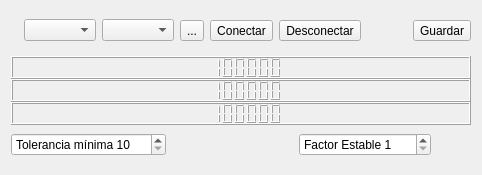
       <widget class="QWidget" name="Bascula">
        <attribute name="icon">
         <iconset>
          <normalon>:/tabs/icons/tabs/bascula.png</normalon>
         </iconset>
        </attribute>
        <attribute name="title">
         <string>Báscula</string>
        </attribute>
        <layout class="QGridLayout" name="gridLayout_4">
         <item row="0" column="0">
          <layout class="QHBoxLayout" name="horizontalLayout_11">
           <property name="sizeConstraint">
            <enum>QLayout::SetFixedSize</enum>
           </property>
           <item>
            <widget class="QLabel" name="label_8">
             <property name="sizePolicy">
              <sizepolicy hsizetype="Preferred" vsizetype="Fixed">
               <horstretch>0</horstretch>
               <verstretch>0</verstretch>
              </sizepolicy>
             </property>
             <property name="maximumSize">
              <size>
               <width>32</width>
               <height>32</height>
              </size>
             </property>
             <property name="text">
              <string/>
             </property>
             <property name="pixmap">
              <pixmap resource="../../resources/system.qrc">:/tabs/icons/tabs/bascula.png</pixmap>
             </property>
             <property name="scaledContents">
              <bool>true</bool>
             </property>
            </widget>
           </item>
           <item>
            <widget class="QComboBox" name="BasculaTipoComboBox">
             <property name="sizePolicy">
              <sizepolicy hsizetype="MinimumExpanding" vsizetype="Fixed">
               <horstretch>0</horstretch>
               <verstretch>0</verstretch>
              </sizepolicy>
             </property>
            </widget>
           </item>
           <item>
            <widget class="QComboBox" name="BasculaDevicesComboBox">
             <property name="sizePolicy">
              <sizepolicy hsizetype="MinimumExpanding" vsizetype="Fixed">
               <horstretch>0</horstretch>
               <verstretch>0</verstretch>
              </sizepolicy>
             </property>
            </widget>
           </item>
           <item>
            <widget class="QToolButton" name="actualizarBasculas">
             <property name="text">
              <string>...</string>
             </property>
             <property name="icon">
              <iconset>
               <normalon>:/temp/icons/system/devices/gnome-session-reboot2.png</normalon>
              </iconset>
             </property>
             <property name="iconSize">
              <size>
               <width>32</width>
               <height>32</height>
              </size>
             </property>
            </widget>
           </item>
           <item>
            <widget class="QToolButton" name="conectarBascula">
             <property name="text">
              <string>Conectar</string>
             </property>
             <property name="icon">
              <iconset>
               <normalon>:/temp/icons/system/devices/network-transmit-receive.png</normalon>
              </iconset>
             </property>
             <property name="iconSize">
              <size>
               <width>32</width>
               <height>32</height>
              </size>
             </property>
            </widget>
           </item>
           <item>
            <widget class="QToolButton" name="desconectarBascula">
             <property name="text">
              <string>Desconectar</string>
             </property>
             <property name="icon">
              <iconset>
               <normalon>:/temp/icons/system/devices/network-offline.png</normalon>
              </iconset>
             </property>
             <property name="iconSize">
              <size>
               <width>32</width>
               <height>32</height>
              </size>
             </property>
            </widget>
           </item>
           <item>
            <widget class="QToolButton" name="BasculaStatus">
             <property name="enabled">
              <bool>false</bool>
             </property>
             <property name="sizePolicy">
              <sizepolicy hsizetype="Fixed" vsizetype="Fixed">
               <horstretch>0</horstretch>
               <verstretch>0</verstretch>
              </sizepolicy>
             </property>
             <property name="statusTip">
              <string notr="true"/>
             </property>
             <property name="whatsThis">
              <string notr="true"/>
             </property>
             <property name="accessibleName">
              <string notr="true"/>
             </property>
             <property name="accessibleDescription">
              <string notr="true"/>
             </property>
             <property name="autoFillBackground">
              <bool>true</bool>
             </property>
             <property name="text">
              <string notr="true"/>
             </property>
             <property name="icon">
              <iconset resource="../../resources/system.qrc">
               <normaloff>:/devices/icons/system/devices/jockey-disabled.png</normaloff>
               <normalon>:/devices/icons/system/devices/jockey-enabled.png</normalon>
               <disabledon>:/devices/icons/system/devices/jockey-enabled.png</disabledon>:/devices/icons/system/devices/jockey-disabled.png</iconset>
             </property>
             <property name="iconSize">
              <size>
               <width>32</width>
               <height>32</height>
              </size>
             </property>
             <property name="shortcut">
              <string notr="true"/>
             </property>
             <property name="checkable">
              <bool>true</bool>
             </property>
             <property name="checked">
              <bool>false</bool>
             </property>
             <property name="autoRaise">
              <bool>true</bool>
             </property>
            </widget>
           </item>
           <item>
            <widget class="QToolButton" name="guardarBascula">
             <property name="text">
              <string>Guardar</string>
             </property>
             <property name="icon">
              <iconset>
               <normalon>:/temp/icons/system/devices/media-floppy.png</normalon>
              </iconset>
             </property>
             <property name="iconSize">
              <size>
               <width>32</width>
               <height>32</height>
              </size>
             </property>
            </widget>
           </item>
          </layout>
         </item>
         <item row="1" column="0">
          <layout class="QVBoxLayout" name="verticalLayout_4">
           <property name="spacing">
            <number>0</number>
           </property>
           <property name="sizeConstraint">
            <enum>QLayout::SetMaximumSize</enum>
           </property>
           <item>
            <widget class="QLCDNumber" name="BasculaLcd">
             <property name="sizePolicy">
              <sizepolicy hsizetype="MinimumExpanding" vsizetype="MinimumExpanding">
               <horstretch>0</horstretch>
               <verstretch>0</verstretch>
              </sizepolicy>
             </property>
             <property name="smallDecimalPoint">
              <bool>true</bool>
             </property>
             <property name="digitCount">
              <number>7</number>
             </property>
             <property name="segmentStyle">
              <enum>QLCDNumber::Filled</enum>
             </property>
             <property name="value" stdset="0">
              <double>99999.979999999995925</double>
             </property>
            </widget>
           </item>
           <item>
            <widget class="QLCDNumber" name="BasculaLcd2">
             <property name="sizePolicy">
              <sizepolicy hsizetype="MinimumExpanding" vsizetype="MinimumExpanding">
               <horstretch>0</horstretch>
               <verstretch>0</verstretch>
              </sizepolicy>
             </property>
             <property name="smallDecimalPoint">
              <bool>true</bool>
             </property>
             <property name="digitCount">
              <number>7</number>
             </property>
             <property name="segmentStyle">
              <enum>QLCDNumber::Filled</enum>
             </property>
             <property name="value" stdset="0">
              <double>99999.990000000005239</double>
             </property>
            </widget>
           </item>
           <item>
            <widget class="QLCDNumber" name="BasculaLcd3">
             <property name="sizePolicy">
              <sizepolicy hsizetype="MinimumExpanding" vsizetype="MinimumExpanding">
               <horstretch>0</horstretch>
               <verstretch>0</verstretch>
              </sizepolicy>
             </property>
             <property name="smallDecimalPoint">
              <bool>true</bool>
             </property>
             <property name="digitCount">
              <number>7</number>
             </property>
             <property name="segmentStyle">
              <enum>QLCDNumber::Filled</enum>
             </property>
             <property name="value" stdset="0">
              <double>99999.990000000005239</double>
             </property>
            </widget>
           </item>
           <item>
            <layout class="QHBoxLayout" name="horizontalLayout_9">
             <item>
              <widget class="QSpinBox" name="BasculaErrorMinimo">
               <property name="sizePolicy">
                <sizepolicy hsizetype="Expanding" vsizetype="Fixed">
                 <horstretch>0</horstretch>
                 <verstretch>0</verstretch>
                </sizepolicy>
               </property>
               <property name="prefix">
                <string>Tolerancia mínima </string>
               </property>
               <property name="minimum">
                <number>10</number>
               </property>
               <property name="maximum">
                <number>1000</number>
               </property>
               <property name="singleStep">
                <number>10</number>
               </property>
              </widget>
             </item>
             <item>
              <spacer name="horizontalSpacer_4">
               <property name="orientation">
                <enum>Qt::Horizontal</enum>
               </property>
               <property name="sizeHint" stdset="0">
                <size>
                 <width>40</width>
                 <height>20</height>
                </size>
               </property>
              </spacer>
             </item>
             <item>
              <widget class="QSpinBox" name="BasculaFactorEstable">
               <property name="sizePolicy">
                <sizepolicy hsizetype="Expanding" vsizetype="Fixed">
                 <horstretch>0</horstretch>
                 <verstretch>0</verstretch>
                </sizepolicy>
               </property>
               <property name="prefix">
                <string>Factor Estable </string>
               </property>
               <property name="minimum">
                <number>1</number>
               </property>
               <property name="maximum">
                <number>100</number>
               </property>
              </widget>
             </item>
             <item>
              <widget class="QToolButton" name="BasculaEstable">
               <property name="enabled">
                <bool>false</bool>
               </property>
               <property name="sizePolicy">
                <sizepolicy hsizetype="Fixed" vsizetype="Fixed">
                 <horstretch>0</horstretch>
                 <verstretch>0</verstretch>
                </sizepolicy>
               </property>
               <property name="minimumSize">
                <size>
                 <width>0</width>
                 <height>30</height>
                </size>
               </property>
               <property name="layoutDirection">
                <enum>Qt::RightToLeft</enum>
               </property>
               <property name="text">
                <string/>
               </property>
               <property name="icon">
                <iconset>
                 <disabledoff>:/devices/icons/system/devices/jockey-disabled.png</disabledoff>
                 <disabledon>:/devices/icons/system/devices/jockey-enabled.png</disabledon>
                </iconset>
               </property>
               <property name="iconSize">
                <size>
                 <width>32</width>
                 <height>32</height>
                </size>
               </property>
               <property name="checkable">
                <bool>true</bool>
               </property>
               <property name="checked">
                <bool>false</bool>
               </property>
               <property name="autoRaise">
                <bool>true</bool>
               </property>
              </widget>
             </item>
            </layout>
           </item>
          </layout>
         </item>
        </layout>
       </widget>
